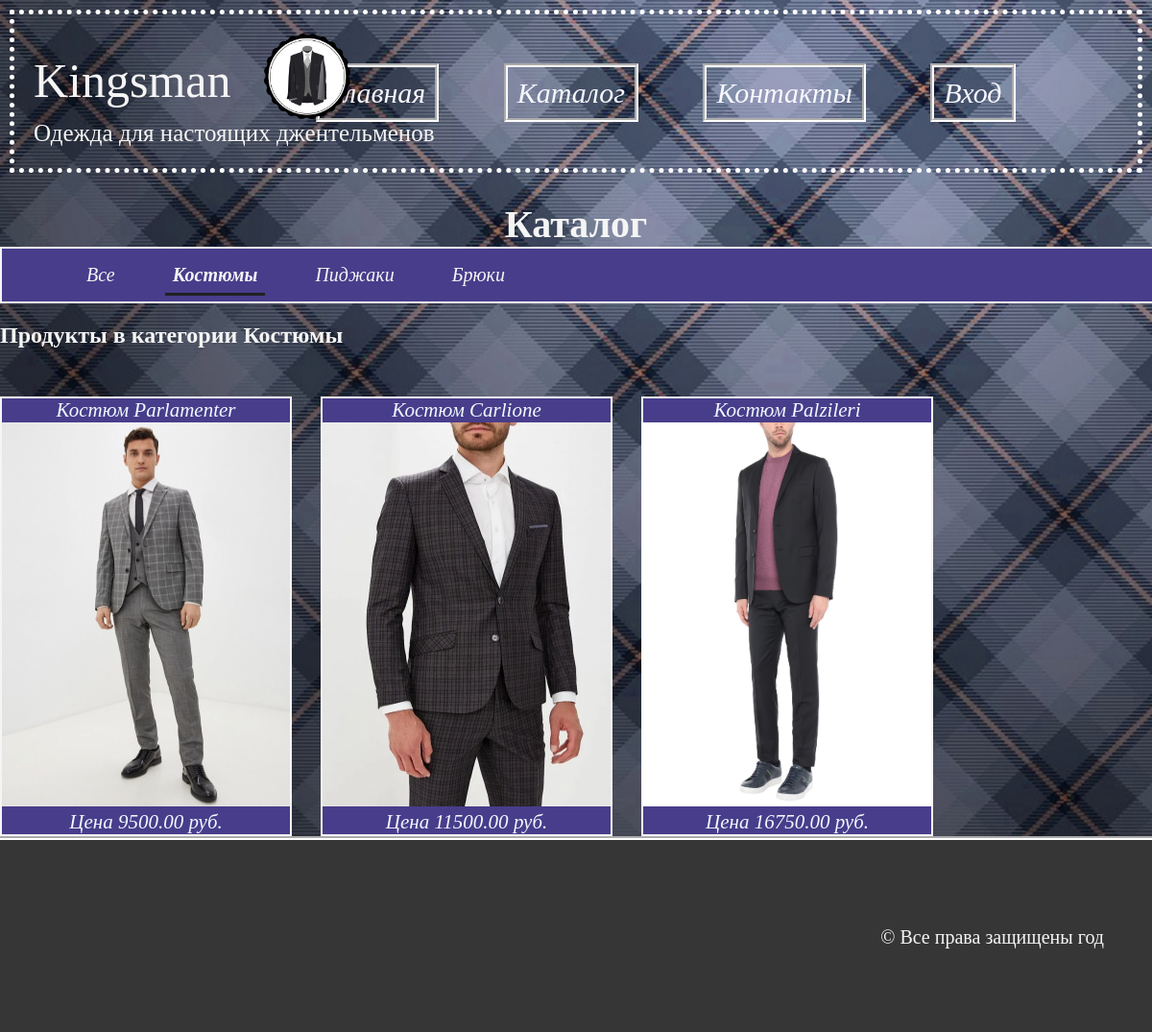
The app's page /category/1/products with its own data.
### mainapp/models.py (models this page shows)
class ProductCategory(models.Model):
    name = models.CharField('имя категории', max_length=64)
    description = models.TextField('описание категории', blank=True)

class Product(models.Model):
    category = models.ForeignKey(ProductCategory, verbose_name='категория продукта', on_delete=models.CASCADE)
    name = models.CharField('имя продукта', max_length=128)
    image = models.ImageField(upload_to='products_images', blank=True)
    short_desc = models.CharField('краткое описание', max_length=64, blank=True)
    desc = models.TextField('описание товара', blank=True)
    price = models.DecimalField('цена продукта', max_digits=8, decimal_places=2, default=0)
    quantity = models.PositiveIntegerField('количество на складе', default=0)

### mainapp/views.py (the view)
def category_products(request, pk):
    if pk == '0':
        category = {'pk': 0, 'name': 'Все'}
        products = Product.objects.all()
    else:
        category = get_object_or_404(ProductCategory, pk=pk)
        pass
        products = category.product_set.all()
    context = {
        'page_title': 'каталог',
        'categories': get_menu(),
        'products': products,
        'category': category,
        'basket': get_basket(request),
    }
    return render(request, 'mainapp/category_products.html', context)

### mainapp/views.py (called while the page is built)
def get_menu():
    return ProductCategory.objects.all()

def get_basket(request):
    return request.user.is_authenticated and request.user.basket.all() or []

### mainapp/templates/mainapp/category_products.html (shortened to what this page needs)
{% extends 'mainapp/base.html' %}
{% load static %}
{% block bodyContent %}
    {% include 'mainapp/includes/inc__main_menu.html' %}
    <h1 class="headline">Каталог</h1>
    {% include 'mainapp/includes/inc__category_menu.html' %}
    <div class="related">
        <div class="title clearfix">
            <h2 style="color: whitesmoke">Продукты в категории {{ category.name|title }}</h2>
        </div>
        <div class="related-products clearfix">
            {% for product in products %}
                <div class="productCell">
                    <span> {{ product.name }} </span>
                    <a href="{% url 'mainapp:product_page' product.pk %}">
                        <img width="300px" height="400px" src="{{ product.image.url }}" alt="#">
                    </a>
                    <span>Цена {{ product.price }} руб.</span>
                </div>
            {% endfor %}
        </div>
    </div>
{% endblock %}

### mainapp/templates/mainapp/includes/inc__category_menu.html
<div class="catalogMenu clearfix">
    <ul>
        <li>
            <a href="{% url 'main:category_products' 0 %}"
               class="{% if request.resolver_match.kwargs.pk == '0' %} active {% endif %}">
                Все
            </a>
        </li>
        {% for category in categories %}
            <li>
                <a href="{% url 'main:category_products' category.pk %}"
                class="{% if request.resolver_match.kwargs.pk|add:0 == category.pk %} active {% endif %}">
                    {{ category.name }}
                </a>
            </li>
        {% endfor %}
    </ul>
</div>

### static/css/styles.css (style rules this page uses)
html, body { padding: 0px; background-image: url(/static/img/body_texture.jpg); margin: 0 auto; }
.headline { text-align: center; font-size: 40px; color: whitesmoke; font-family: serif; margin: 0; margin-top: 30px; }
.productCell { display: inline-block; margin-right: 30px; border: 2px solid whitesmoke; background-color: darkslateblue; width: 300px; float: left; margin-top: 30px; }
.productCell span { display: block; font-style: italic; text-align: center; font-size: 21px; font-weight: 400; color: aliceblue; }
.catalogMenu { float: left; width: 100%; height: 50px; border: 2px solid whitesmoke; background-color: darkslateblue; }
.catalogMenu li { display: inline-block; text-decoration: none; }
.catalogMenu > ul > li > a { padding: 8px; font-size: 20px; margin-left: 40px; text-decoration: none; font-style: italic; color: whitesmoke; }
.clearfix { content: " "; clear: both; display: table; }
.active { color: #212121; font-weight: 700; border-bottom: 3px solid #212121; }

### records on screen
ProductCategory: name "Костюмы"
ProductCategory: name "Пиджаки"
ProductCategory: name "Брюки"
Product: name "Костюм Parlamenter", image (picture), price "9500.00"
Product: name "Костюм Carlione", image (picture), price "11500.00"
Product: name "Костюм Palzileri", image (picture), price "16750.00"
